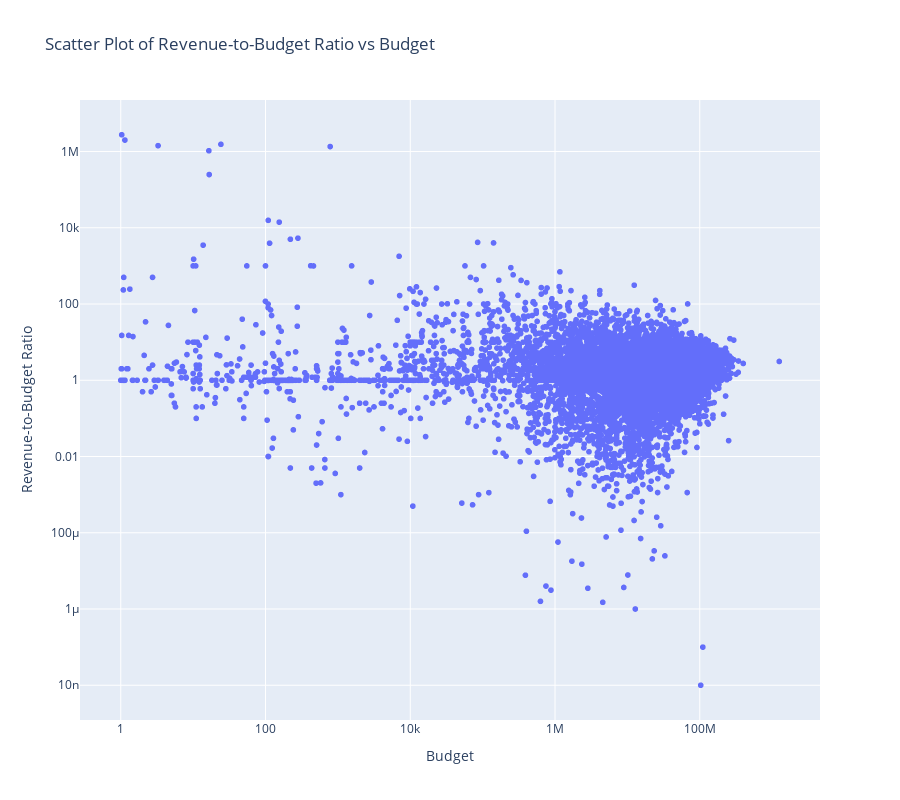

Notebook source saved alongside this figure:
### Code cell
import plotly.express as px

# Create a new column for the revenue/budget ratio
regression_dataset_processed_df['revenue_to_budget_ratio'] = (
    regression_dataset_processed_df['adjusted_revenue'] / regression_dataset_processed_df['adjusted_budget']
)

# Create a scatter plot of revenue/budget ratio vs budget
fig = px.scatter(
    regression_dataset_processed_df,
    x='adjusted_budget',
    y='revenue_to_budget_ratio',
    title='Scatter Plot of Revenue-to-Budget Ratio vs Budget',
    labels={'adjusted_budget': 'Budget', 'revenue_to_budget_ratio': 'Revenue-to-Budget Ratio'}
)

fig.update_layout(
    xaxis=dict(type='log'),
    yaxis=dict(type='log'),
    height=800
)

fig.show()

### Figure 1 — Plotly figure (JSON) as saved in the notebook; plotly's stock layout.template omitted (floating-point values rounded to 4 significant figures; data arrays with more than 128 entries replaced by an {"elided": "..."} marker saying what was removed)
{"data": [{"hovertemplate": "Budget=%{x}<br>Revenue-to-Budget Ratio=%{y}<extra></extra>", "legendgroup": "", "marker": {"color": "#636efa", "symbol": "circle"}, "mode": "markers", "name": "", "showlegend": false, "type": "scattergl", "x": {"elided": "8344 float values"}, "xaxis": "x", "y": {"elided": "8344 float values"}, "yaxis": "y"}], "layout": {"height": 800, "legend": {"tracegroupgap": 0}, "title": {"text": "Scatter Plot of Revenue-to-Budget Ratio vs Budget"}, "xaxis": {"anchor": "y", "domain": [0, 1], "title": {"text": "Budget"}, "type": "log"}, "yaxis": {"anchor": "x", "domain": [0, 1], "title": {"text": "Revenue-to-Budget Ratio"}, "type": "log"}}}
